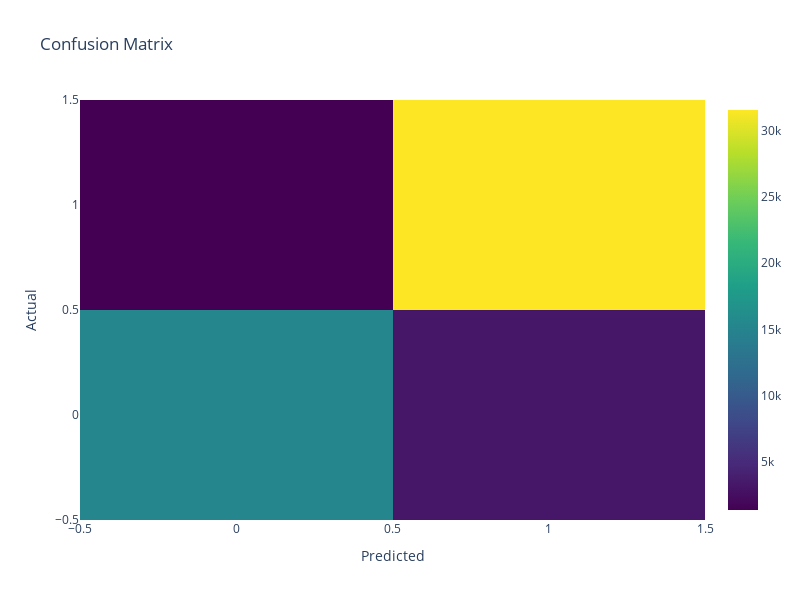

Notebook cell for this chart:
### Code cell
#plotting the confusion matrix
cm = confusion_matrix(y_test, y_predictions)
fig = go.Figure(go.Heatmap(z=cm, x=model.classes_, y=model.classes_, colorscale='Viridis'))
fig.update_layout(title='Confusion Matrix',
                  xaxis_title='Predicted',
                  yaxis_title='Actual',
                  width=800,
                  height=600)
fig.show()

### Figure 1 — Plotly figure (JSON) as saved in the notebook; plotly's stock layout.template omitted (floating-point values rounded to 4 significant figures)
{"data": [{"colorscale": [[0, "#440154"], [0.1111, "#482878"], [0.2222, "#3e4989"], [0.3333, "#31688e"], [0.4444, "#26828e"], [0.5556, "#1f9e89"], [0.6667, "#35b779"], [0.7778, "#6ece58"], [0.8889, "#b5de2b"], [1, "#fde725"]], "type": "heatmap", "x": [0, 1], "y": [0, 1], "z": [[15383, 3217], [1385, 31550]]}], "layout": {"height": 600, "title": {"text": "Confusion Matrix"}, "width": 800, "xaxis": {"title": {"text": "Predicted"}}, "yaxis": {"title": {"text": "Actual"}}}}
